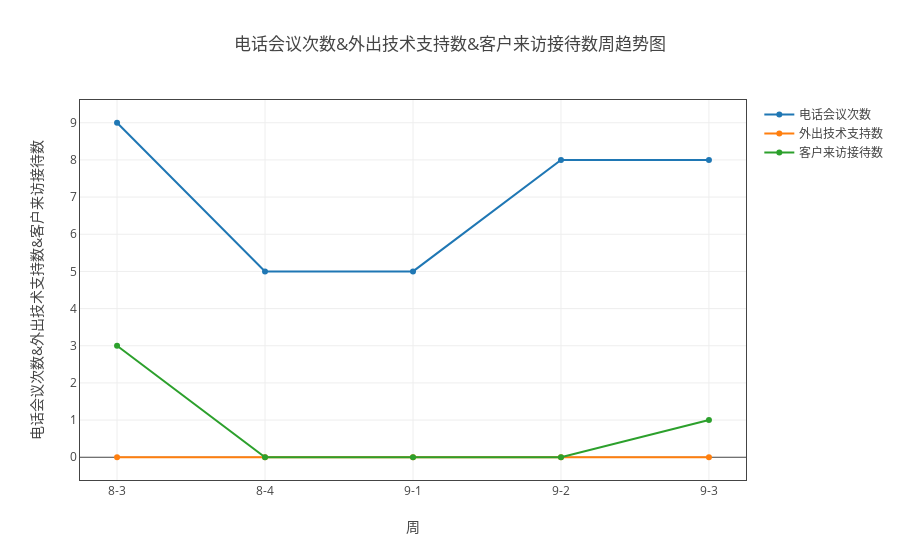
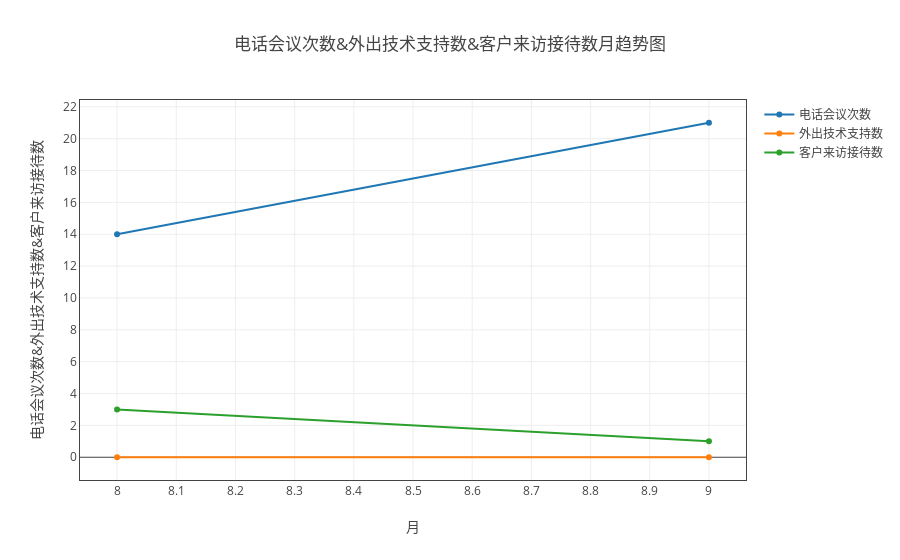

Here is the notebook cell these charts were saved with, in order:
### Markdown cell above
#### 电话会议次数、软著撰写完成数、专利撰写完成数、外出技术支持数、客户来访接待数和文章数

### Code cell
data_dict = {'电话会议次数': ['电话会议次数'],  \
             '外出技术支持数': ['外出技术支持数'], '客户来访接待数': ['客户来访接待数']}
myModule.plot( all_dict, data_dict, '负责人' ,  'line' , all='all')

### Figure 1 — Plotly figure (JSON) as saved in the notebook; plotly's stock layout.template omitted (floating-point values rounded to 4 significant figures)
{"data": [{"name": "电话会议次数", "type": "scatter", "uid": "6eacd964-c204-11e8-ad45-a81e84e6c740", "x": ["8-3", "8-4", "9-1", "9-2", "9-3"], "y": [9, 5, 5, 8, 8]}, {"name": "外出技术支持数", "type": "scatter", "uid": "6eacdcac-c204-11e8-ad45-a81e84e6c740", "x": ["8-3", "8-4", "9-1", "9-2", "9-3"], "y": [0, 0, 0, 0, 0]}, {"name": "客户来访接待数", "type": "scatter", "uid": "6eacdf36-c204-11e8-ad45-a81e84e6c740", "x": ["8-3", "8-4", "9-1", "9-2", "9-3"], "y": [3, 0, 0, 0, 1]}], "layout": {"title": "电话会议次数&外出技术支持数&客户来访接待数周趋势图", "xaxis": {"mirror": "all", "nticks": 20, "showgrid": true, "showline": true, "title": "周", "zeroline": true}, "yaxis": {"mirror": "all", "nticks": 20, "showgrid": true, "showline": true, "title": "电话会议次数&外出技术支持数&客户来访接待数", "zeroline": true}}}

### Figure 2 — Plotly figure (JSON) as saved in the notebook; plotly's stock layout.template omitted (floating-point values rounded to 4 significant figures)
{"data": [{"name": "电话会议次数", "type": "scatter", "uid": "6ebed998-c204-11e8-ad45-a81e84e6c740", "x": ["8", "9"], "y": [14, 21]}, {"name": "外出技术支持数", "type": "scatter", "uid": "6ebedfba-c204-11e8-ad45-a81e84e6c740", "x": ["8", "9"], "y": [0, 0]}, {"name": "客户来访接待数", "type": "scatter", "uid": "6ebee3e8-c204-11e8-ad45-a81e84e6c740", "x": ["8", "9"], "y": [3, 1]}], "layout": {"title": "电话会议次数&外出技术支持数&客户来访接待数月趋势图", "xaxis": {"mirror": "all", "nticks": 20, "showgrid": true, "showline": true, "title": "月", "zeroline": true}, "yaxis": {"mirror": "all", "nticks": 20, "showgrid": true, "showline": true, "title": "电话会议次数&外出技术支持数&客户来访接待数", "zeroline": true}}}
